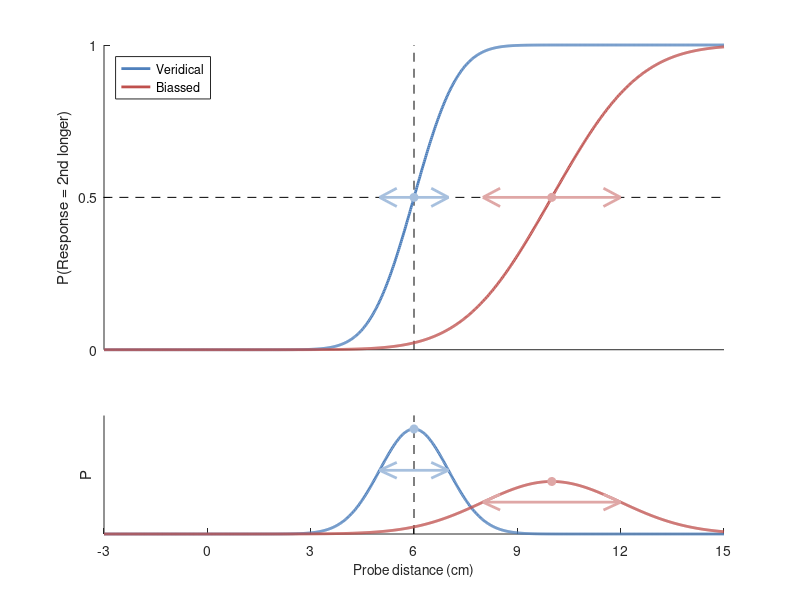

Reproduce this figure in MATLAB.

% Constants
offset = 6;
x = offset + linspace(-9, 9, 1000);

mu = offset + [0 4]; 
sigma = [1 2];
color = [79 129 189; 192 80 77] / 256;

clf;

% Loop over plot
for pl = 1:2
  % Create subplot
  if(pl == 1)
    subplot(3, 1, [1 2]); cla; hold on;
  else
    subplot(3, 1, [3]); cla; hold on;
  end

  % Set limits
  xlim(offset + [-9 9]);

  % Draw vertical line
  h = line(offset + [0 0], [0 1], 'HandleVisibility', 'off');  
  set(h, 'LineStyle', '--');
  set(h, 'Color', 'k');

  % Draw horizontal line in first plot
  if(pl == 1)
    h = line(offset + [-10 10], [0.5 0.5], 'HandleVisibility', 'off');
    set(h, 'LineStyle', '--');
    set(h, 'Color', 'k');
  end

  
  for i = 1:2  
    % CDF for first plot, PDF for second
    if(pl == 1)
      p = normcdf(x, mu(i), sigma(i));
    else
      p = normpdf(x, mu(i), sigma(i));
    end

    % Create plot
    h = plot(x, p);
    set(h, 'LineWidth', 2);
    set(h, 'Color', color(i, :));  
  
    % Create bars at SD
    S = mu(i) + ([-1 1] * sigma(i));  
    c = color(i, :) * 0.5 + 0.5;
    
    if(pl == 1)
      height = 0.5;
      height2 = 0.5;
    else
      height = normpdf(mu(i) - sigma(i), mu(i), sigma(i));
      height2 = normpdf(mu(i), mu(i), sigma(i));
    end
  
    h = plot(S, height * [1 1], 'HandleVisibility', 'off');
    set(h, 'LineWidth', 2);
    set(h, 'Color', c);
    
    h = plot(mu(i), height2, 'o', 'HandleVisibility', 'off');
    set(h, 'MarkerFaceColor', c);
    set(h, 'MarkerEdgeColor', c);
  
    for j = 1:2
      sign = (j - 1.5) * 2;
      h = plot(S(j) - sign * [0 0.5], height + [0 0.03], 'HandleVisibility', 'off');
      set(h, 'LineWidth', 2);
      set(h, 'Color', c);
      
      h = plot(S(j) - sign * [0 0.5], height - [0 0.03], 'HandleVisibility', 'off');
      set(h, 'LineWidth', 2);
      set(h, 'Color', c);
      
      %h = plot(S(j) + [0 0], [0 1], 'HandleVisibility', 'off');
      %set(h, 'Color', c);
      %set(h, 'LineStyle', '--');
    end  
  end

  % Legend and y-label for CDF plot
  if(pl == 1)
    h = legend({'Veridical', 'Biassed'});
    set(h, 'Location', 'NorthWest');

    ylabel(...
      'P(Response = 2nd longer)');
    
    set(gca, 'YTick', [0 0.5 1]);
    set(gca, 'XTick', []);    
  end

  % Ticks and labels for PDF
  if(pl == 2)
    ylim([0 0.45]);
    set(gca, 'XTick', -9:3:20);
    set(gca, 'YTick', []);
  
    xlabel(...
      'Probe distance (cm)', ...
      'FontSize', 10);
    ylabel('P');
  end

end
